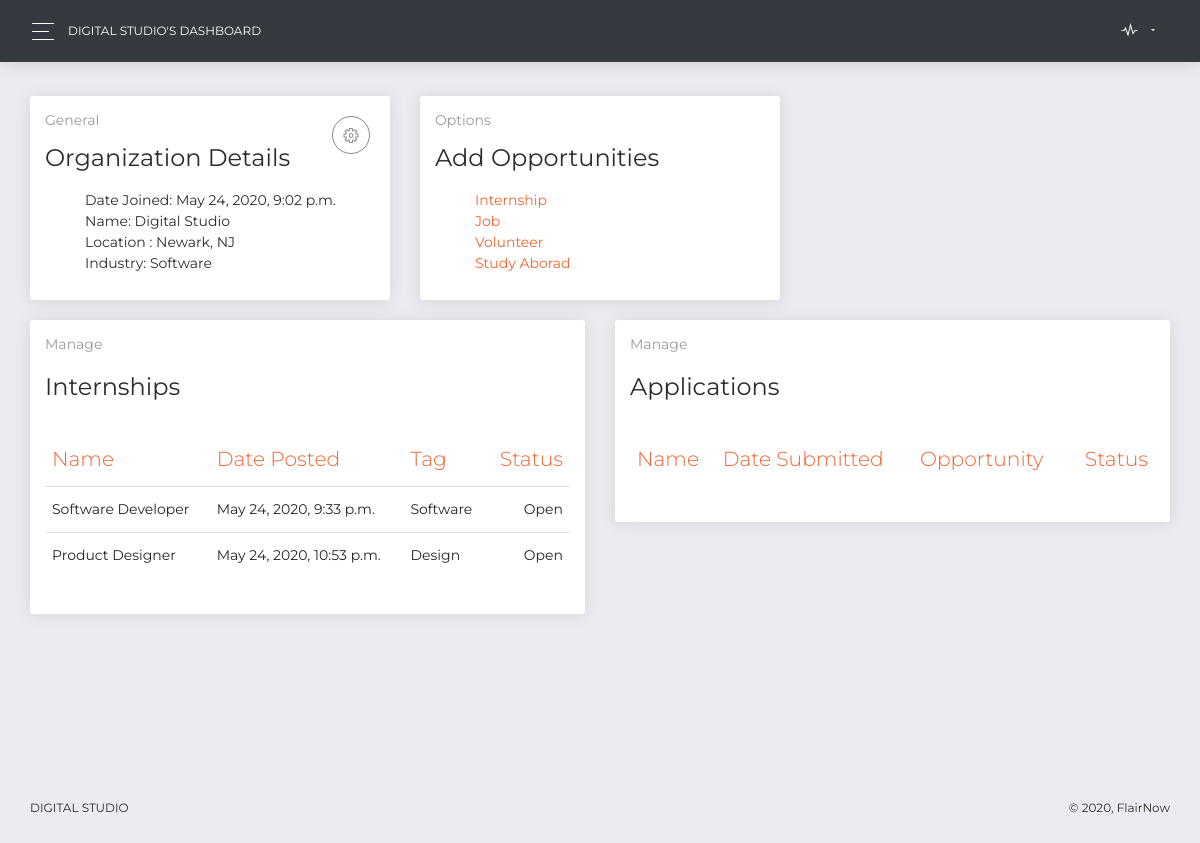
The page /dash/dash/ (signed in) on the database its author committed.
### users/models.py (models this page shows, shortened)
class User(AbstractBaseUser):
    email = models.EmailField(verbose_name="Email Address", max_length=60, unique=True)
    date_joined = models.DateTimeField(verbose_name="Date Joined", auto_now_add=True)
    last_login = models.DateTimeField(verbose_name="Last Login", auto_now_add=True)
    is_admin = models.BooleanField(default=False)
    is_active = models.BooleanField(default=True)
    is_staff = models.BooleanField(default=False)
    is_superuser = models.BooleanField(default=False)
    first_name = models.CharField(max_length=30, default="", null=False)
    last_name = models.CharField(max_length=30, default="", null=False)
    role = models.CharField(max_length=5, choices=ROLES, default="1", null=False, verbose_name="Role")
    USERNAME_FIELD = 'email'
    REQUIRED_FIELDS = ['first_name', 'last_name']
    objects = Manager()

class Org(models.Model):
    owner = models.OneToOneField(User, on_delete=models.CASCADE, verbose_name="Owner")
    date_posted = models.DateTimeField(default=timezone.now)
    name = models.CharField(max_length=100, default="", null=False, verbose_name="Organization Name")
    logo = models.ImageField(default='default_logo.png', upload_to='logo_pics', verbose_name="Logo")
    cover_image = models.ImageField(default='default_cover.png', upload_to='cover_pics', verbose_name="Cover Image")
    location = models.CharField(max_length=300, verbose_name="Location", default="", null=False)
    industry = models.CharField(max_length=30, verbose_name="Industry", default="", null=False)
    website = models.CharField(max_length=300, verbose_name="Website (URL):", default="", null=False)
    description = models.TextField(verbose_name="Description")

### core/models.py (models this page shows, shortened)
class Intern(models.Model):
    title = models.CharField(max_length=100, verbose_name="Position Title")
    company = models.ForeignKey('users.Org', on_delete=models.SET_NULL, blank=True, null=True)
    date_posted = models.DateTimeField(default=timezone.now)
    tag = models.CharField(max_length=100, default="", null=False)
    description = models.TextField(verbose_name="Description", default="")
    requirements = models.TextField(verbose_name="Requirements", default="", help_text="What is required for the position? Education, Experience, etc.")
    duties = models.TextField(verbose_name="Reponsibilities", default="", help_text="What are the reponsibilities related to the position?")
    other = models.TextField(verbose_name="Other", default="", help_text="Include other information such as if position is paid, whether the position is done remotely or in person, or any other additional information.")

### dash/views.py (the view)
# urls.py: path('dash/', dash, name='dash'),
def dash(request):
    context = {
        'intern':  Intern.objects.filter(company=request.user.org).order_by('date_posted')
    }
    return render(request, "dash/dash.html", context)

### dash/templates/dash/dash.html (shortened to what this page needs)
{% load static %}
<!DOCTYPE html>
<html lang="en">
<head>
  <link rel="stylesheet" href="https://use.fontawesome.com/releases/v5.7.1/css/all.css">
  <link href="{% static 'assets2/css/bootstrap.min.css' %}" rel="stylesheet" />
  <link href="{% static 'assets2/css/now-ui-dashboard.css' %}" rel="stylesheet" />
  <link href="{% static 'assets2/demo/demo.css' %}" rel="stylesheet" />
</head>
<body class="">
  <div class="wrapper ">
    <div class="main-panel" id="main-panel">
      <nav class="navbar navbar-expand-lg bg-dark navbar-absolute">
        <div class="container-fluid">
          <div class="navbar-wrapper">
            <div class="navbar-toggle">
              <button type="button" class="navbar-toggler">
                <span class="navbar-toggler-bar bar1"></span>
                <span class="navbar-toggler-bar bar2"></span>
                <span class="navbar-toggler-bar bar3"></span>
              </button>
            </div>
            <a class="navbar-brand" href="#">{{ request.user.org.name }}'s Dashboard</a>
          </div>
          <div class="collapse navbar-collapse justify-content-end" id="navigation">
            <ul class="navbar-nav">
              <li class="nav-item dropdown">
                <a class="nav-link dropdown-toggle" id="navbarDropdownMenuLink" data-toggle="dropdown" aria-haspopup="true" aria-expanded="false">
                    <i class="now-ui-icons media-2_sound-wave"></i>
                </a>
              </li>
            </ul>
          </div>
        </div>
      </nav>
      <div class="content my-5 py-5">
        <div class="row">
          <div class="col-lg-4">
            <div class="card card-chart">
              <div class="card-header">
                <h5 class="card-category">General</h5>
                <h4 class="card-title">Organization Details</h4>
                <div class="dropdown">
                  <button type="button" class="btn btn-round btn-outline-default dropdown-toggle btn-simple btn-icon no-caret" data-toggle="dropdown">
                    <i class="now-ui-icons loader_gear"></i>
                  </button>
                </div>
              </div>
              <div class="card-body">
                <ul style="list-style: none;">
                    <li>Date Joined: {{ request.user.org.date_posted }}</li>
                    <li>Name: {{ request.user.org.name }}</li>
                    <li>Location : {{ request.user.org.location }}</li>
                    <li>Industry: {{ request.user.org.industry }}</li>
                </ul>
              </div>
            </div>
          </div>
          <div class="col-lg-4">
            <div class="card card-chart">
              <div class="card-header">
                <h5 class="card-category">Options</h5>
                <h4 class="card-title">Add Opportunities</h4>
              </div>
              <div class="card-body">
                <ul style="list-style: none;">
                    <li><a href="{% url 'core:intern-create' %}">Internship</a></li>
                    <li><a href="#">Job</a></li>
                    <li><a href="#">Volunteer</a></li>
                    <li><a href="#">Study Aborad</a></li>
                </ul>
              </div>
            </div>
          </div>
        </div>
        <div class="row">
            <div class="col-md-6">
                <div class="card">
                <div class="card-header">
                    <h5 class="card-category">Manage</h5>
                    <h4 class="card-title">Internships</h4>
                </div>
                <div class="card-body">
                    <div class="table-responsive">
                    <table class="table">
                        <thead class=" text-primary">
                        <th>
                            Name
                        </th>
                        <th>
                            Date Posted
                        </th>
                        <th>
                            Tag
                        </th>
                        <th class="text-right">
                            Status
                        </th>
                        </thead>
                        <tbody>
                            {% for i in intern %}
                            <tr>
                                <td>
                                {{ i.title }}
                                </td>
                                <td>
                                {{ i.date_posted }}
                                </td>
                                <td>
                                {{ i.tag }}
                                </td>
                                <td class="text-right">
                                Open
                                </td>
                            </tr>
                            {% endfor %}
                        </tbody>
                    </table>
                    </div>
                </div>
                </div>
            </div>
            <div class="col-md-6">
                <div class="card">
                <div class="card-header">
                    <h5 class="card-category">Manage</h5>
                    <h4 class="card-title">Applications</h4>
                </div>
                <div class="card-body">
                    <div class="table-responsive">
                    <table class="table">
                        <thead class=" text-primary">
                        <th>
                            Name
                        </th>
                        <th>
                            Date Submitted
                        </th>
                        <th>
                            Opportunity
                        </th>
                        <th class="text-right">
                            Status
                        </th>
                        </thead>
                    </table>
                    </div>
                </div>
                </div>
            </div>
        </div>
      </div>
      <footer class="footer">
        <div class=" container-fluid ">
          <nav>
            <ul>
              <li>
                <a href="https://digitalstudio.dev/">
                  Digital Studio
                </a>
              </li>
            </ul>
          </nav>
          <div class="copyright" id="copyright">
            &copy; , FlairNow
          </div>
        </div>
      </footer>
    </div>
  </div>
</body>
</html>

### rows shown on the page
User: user.org.name "DIGITAL STUDIO", user.org.date_posted "May 24, 2020, 9:02 p.m.", user.org.name "Digital Studio", user.org.location "Newark, NJ", user.org.industry "Software"
Intern: title "Software Developer", date_posted "May 24, 2020, 9:33 p.m.", tag "Software"
Intern: title "Product Designer", date_posted "May 24, 2020, 10:53 p.m.", tag "Design"
